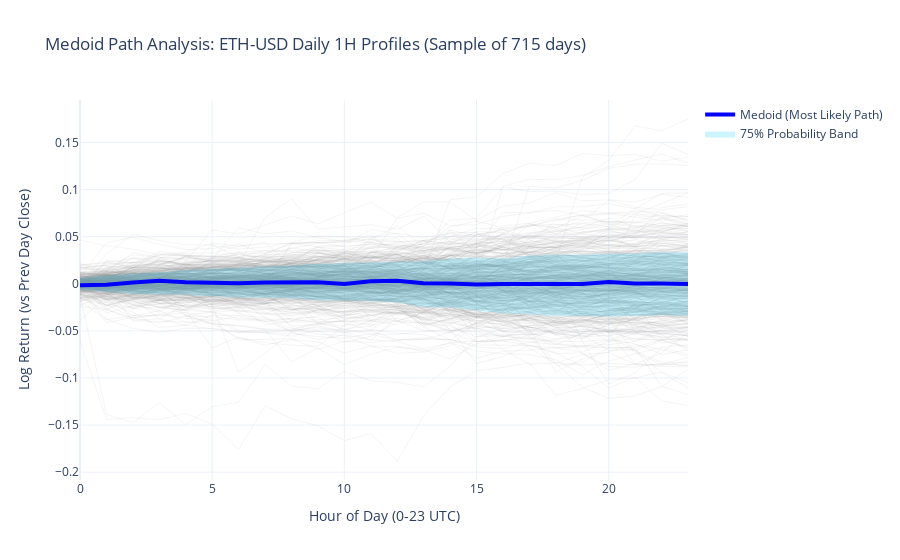

The cell this chart's notebook holds for it:
### Markdown cell above
## 4. Visualization
We use Plotly to create an interactive chart showing:
1. **All Paths**: Faint, to show density.
2. **The Medoid**: Highlighted, representing the "center" of behavior.
3. **Probability Bands**: The statistical "normal" range.

### Code cell
time_steps = np.arange(24)

fig = go.Figure()

# 1. Plot all background paths (Sampling a subset if too many for performance, e.g., max 500)
MAX_PATHS_TO_PLOT = 500
indices = np.arange(len(series_matrix))
if len(indices) > MAX_PATHS_TO_PLOT:
    np.random.shuffle(indices)
    indices = indices[:MAX_PATHS_TO_PLOT]

for idx in indices:
    fig.add_trace(
        go.Scatter(
            x=time_steps,
            y=series_matrix[idx],
            mode="lines",
            line={"color": "rgba(150, 150, 150, 0.1)", "width": 1},
            showlegend=False,
            hoverinfo="skip",
        )
    )

# 2. Plot Probability Bands (Filled Area)
# Upper Bound
fig.add_trace(
    go.Scatter(x=time_steps, y=upper_path, mode="lines", line={"width": 0}, showlegend=False, name="Upper Limit")
)

# Lower Bound (with fill)
fig.add_trace(
    go.Scatter(
        x=time_steps,
        y=lower_path,
        mode="lines",
        line={"width": 0},
        fill="tonexty",  # Fill to the trace before it (Upper Limit)
        fillcolor="rgba(0, 200, 255, 0.2)",
        showlegend=True,
        name=f"{int(PROBABILITY*100)}% Probability Band",
    )
)

# 3. Plot Medoid Path
fig.add_trace(
    go.Scatter(
        x=time_steps, y=medoid_path, mode="lines", line={"color": "blue", "width": 4}, name="Medoid (Most Likely Path)"
    )
)

fig.update_layout(
    title=f"Medoid Path Analysis: ETH-USD Daily 1H Profiles (Sample of {len(series_matrix)} days)",
    xaxis_title="Hour of Day (0-23 UTC)",
    yaxis_title="Log Return (vs Prev Day Close)",
    template="plotly_white",
    hovermode="x unified",
)

fig.show()
